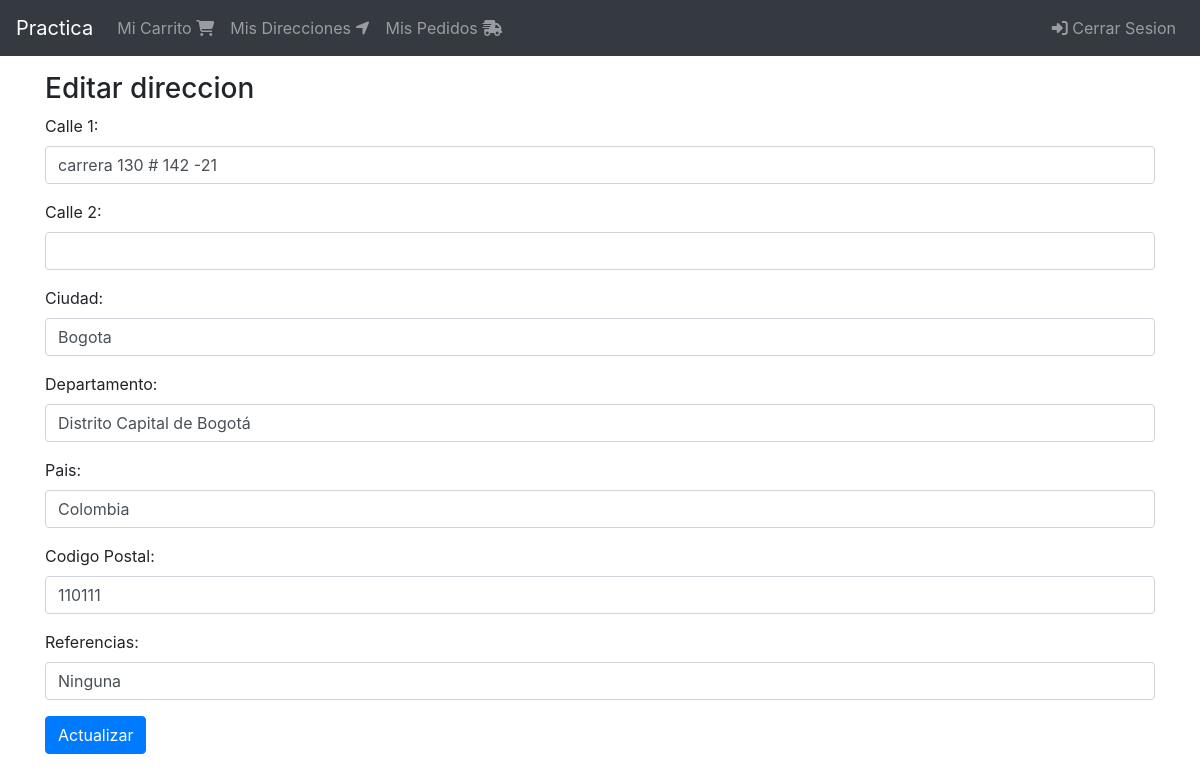
The app's page /direcciones/editar/8 (signed in) with its own data.
### shipping_addresses/models.py (models this page shows, shortened)
class ShippingAddress(models.Model):
    user = models.ForeignKey(User, on_delete=models.CASCADE)
    line1 = models.CharField(max_length=200)
    line2 = models.CharField(max_length=200, blank=True)
    city = models.CharField(max_length=100)
    state = models.CharField(max_length=100)
    country = models.CharField(max_length=50)
    reference = models.CharField(max_length=200)
    postal_code = models.CharField(max_length=10)
    default = models.BooleanField(default=False)
    created_at = models.DateTimeField(auto_now_add=True)

### shipping_addresses/views.py (the view, shortened to what this page needs)
# urls.py: path('editar/<int:pk>', views.ShippingAddressUpdateView.as_view(), name='update'),
class ShippingAddressUpdateView(LoginRequiredMixin, SuccessMessageMixin, UpdateView):
    login_url = 'login'
    model = ShippingAddress
    form_class = ShippingAddressForm
    template_name = 'shipping_addresses/update.html'
    success_message = 'Direccion actualizada exitosamente'
    def dispatch(self, request, *args, **kwargs):
        if request.user.id != self.get_object().user_id:
            return redirect('carts:cart')
        return super(ShippingAddressUpdateView, self).dispatch(request, *args, **kwargs)

### shipping_addresses/templates/shipping_addresses/update.html
{% extends 'base.html' %}
{% block content %}
    <div class="col">
        <div class="h3">
            Editar direccion
        </div>
        <div>
            {% include 'shipping_addresses/snippets/form.html' with message='Actualizar' %}
        </div>
    </div>
{% endblock %}

### shipping_addresses/templates/shipping_addresses/snippets/form.html (shortened to what this page needs)
<div class="mb-5">
    <form method="POST">
        {% for field in form %}
            <div class="form-group">
                {{ field.label_tag }}
                {{ field }}
            </div>
        {% endfor %}
        <button type="submit" class="btn btn-primary">{{ message }}</button>
    </form>
</div>

### records on screen
ShippingAddress: form "carrera 130 # 142 -21" "Bogota" "Distrito Capital de Bogotá" "Colombia" "110111" "Ninguna"

### other values on screen
{{ field.label_tag }} "Calle 1:" "Calle 2:" "Ciudad:" "Departamento:" "Pais:" "Codigo Postal:" "Referencias:"
{{ message }} "Actualizar"
